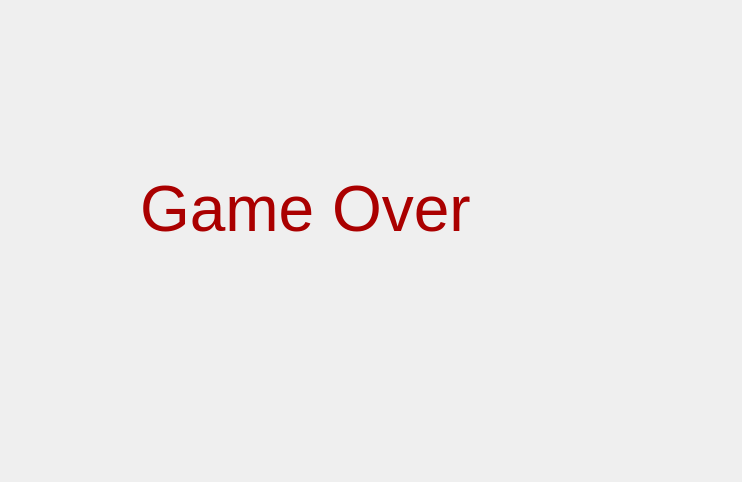
<?xml version="1.0" encoding="UTF-8"?>
<ui version="4.0">
 <class>gameover</class>
 <widget class="QDialog" name="gameover">
  <property name="geometry">
   <rect>
    <x>0</x>
    <y>0</y>
    <width>742</width>
    <height>482</height>
   </rect>
  </property>
  <property name="windowTitle">
   <string>Dialog</string>
  </property>
  <widget class="QLabel" name="label">
   <property name="geometry">
    <rect>
     <x>140</x>
     <y>160</y>
     <width>481</width>
     <height>101</height>
    </rect>
   </property>
   <property name="text">
    <string>&lt;html&gt;&lt;head/&gt;&lt;body&gt;&lt;p&gt;&lt;span style=&quot; font-size:48pt; color:#aa0000;&quot;&gt;Game Over&lt;/span&gt;&lt;/p&gt;&lt;/body&gt;&lt;/html&gt;</string>
   </property>
  </widget>
 </widget>
 <resources/>
 <connections/>
</ui>
